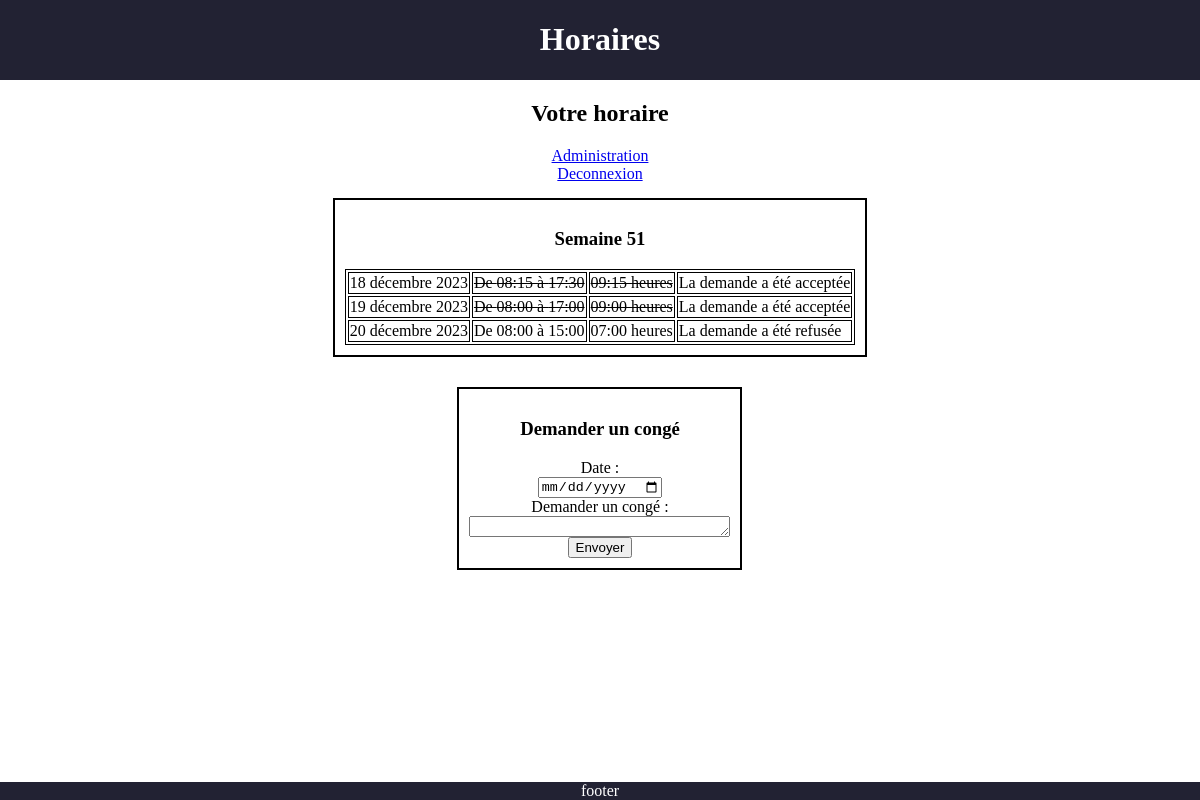
The app's page / (signed in) with its own data.
### tables this page shows
CREATE TABLE `jour_horaire` (
  `id_horaire` int NOT NULL,
  `id_employe` int NOT NULL,
  `date` date NOT NULL,
  `debut` time NOT NULL,
  `fin` time NOT NULL,
  `nbre_heure` time NOT NULL
);

### src/view/horaire.php (the view, shortened to what this page needs)
<section>
    <h2>Votre horaire</h2>
<?php
$db=new DbModel('localhost','projet_gr5','root','');
$pdo = $db->get_pdo();
$req=$pdo->prepare('SELECT admin FROM employes WHERE id_employe=:id');
$req->bindValue(':id',$_SESSION['id_employe']);
$req->execute();
$req->setFetchMode(PDO::FETCH_OBJ);
$result=$req->fetch();
if($result->admin==1){
    echo '<a href="index.php?page=gestion.php">Administration</a>';
}
?>
<a href="index.php?page=login.php">Deconnexion</a>
<div>
<?php
    $ddateajd = date("Y-m-d");
    $dateajd = new DateTime($ddateajd);
    $weekajd = $dateajd->format("W");
echo '<h3> Semaine ',$weekajd,'</h3>';
echo '<table>';
    $db=new DbModel('localhost','projet_gr5','root','');
    $pdo = $db->get_pdo();
    $req=$pdo->prepare("SELECT jour_horaire.id_employe,jour_horaire.date,
    TIME_FORMAT(`debut`, '%H:%i') as debut,
    TIME_FORMAT(`fin`, '%H:%i') as fin,
    TIME_FORMAT(`nbre_heure`, '%H:%i') as nbre_heure,
    congeconfirm,conge
    FROM jour_horaire
    JOIN employes on employes.id_employe = jour_horaire.id_employe
    LEFT OUTER JOIN conges ON conges.id_employe = employes.id_employe AND conges.date = jour_horaire.date
    WHERE WEEK(jour_horaire.date)=:semaineajd AND jour_horaire.id_employe = :id
    ORDER BY jour_horaire.date ASC");
    $req->bindValue(':id',$_SESSION['id_employe']);
    $req->bindValue(':semaineajd',$weekajd);
    $req->execute();
    $req->setFetchMode(PDO::FETCH_OBJ);
    $formatter = new IntlDateFormatter('fr_FR', IntlDateFormatter::LONG, IntlDateFormatter::NONE);
    while ($result=$req->fetch() ) {
        $timestamp= strtotime($result->date);
        echo '<tr>';
        echo '<td>',$formatter->format($timestamp),'</td>';
        echo '<td';
        if ($result->congeconfirm!=NULL) {echo ' class="conge" ';}
        echo '>De ',$result->debut,' à ',$result->fin,'</td>';
        echo '<td';
        if ($result->congeconfirm!=NULL) {echo ' class="conge" ';}
        echo '>',$result->nbre_heure,' heures</td>';
        if($result->conge!=NULL){
            if(!isset($result->congeconfirm)){
                echo '<td>La demande est en attente</td>';
            }
            else if($result->congeconfirm==NULL){
                echo '<td>La demande a été refusée</td>';
            }
            else if($result->congeconfirm!=NULL){
                echo '<td>La demande a été acceptée</td>';
            }
        }
        echo '</tr>';
    }
    ?>
</table>
</div>
<div>
<h3>Demander un congé</h3>
<form method="post">
    <label for "date">Date :</label>
    <input type="date" name="date" id="date" required>
    <label for "comment">Demander un congé :</label>
            <textarea name="comment" rows=1 cols=30></textarea>
    <input type="submit" name="enregistrer" value="Envoyer">
</form>
</div>
</section>

### index.php (shortened to what this page needs)
<!DOCTYPE html>
<html lang="fr">
<head>
    <link href="lib/css/style1.css?v=vvvvv" rel="stylesheet">
</head>
<header>
    <?php
    if (file_exists('./lib/php/header/menu_nav.php'))
    {
        include ('./lib/php/header/menu_nav.php');
    }
    ?>
</header>
<body>
<?php
$path = './src/view/'.$_SESSION['page'];
if (file_exists($path)){
    include $path;
}else{
    include ('./src/view/404.php');
}
?>
</body>
<footer>
    <?php
    if (file_exists('./lib/php/footer/footer.php')){
        include ('./lib/php/footer/footer.php');
    }
    ?>
</footer>
</html>

### lib/php/header/menu_nav.php
<h1>Horaires</h1>

### lib/php/footer/footer.php
footer

### records on screen
jour_horaire: date "18 décembre 2023", debut "08:15", fin "17:30", nbre_heure "09:15", shows "La demande a été acceptée"
jour_horaire: date "19 décembre 2023", debut "08:00", fin "17:00", nbre_heure "09:00", shows "La demande a été acceptée"
jour_horaire: date "20 décembre 2023", debut "08:00", fin "15:00", nbre_heure "07:00", shows "La demande a été refusée"
